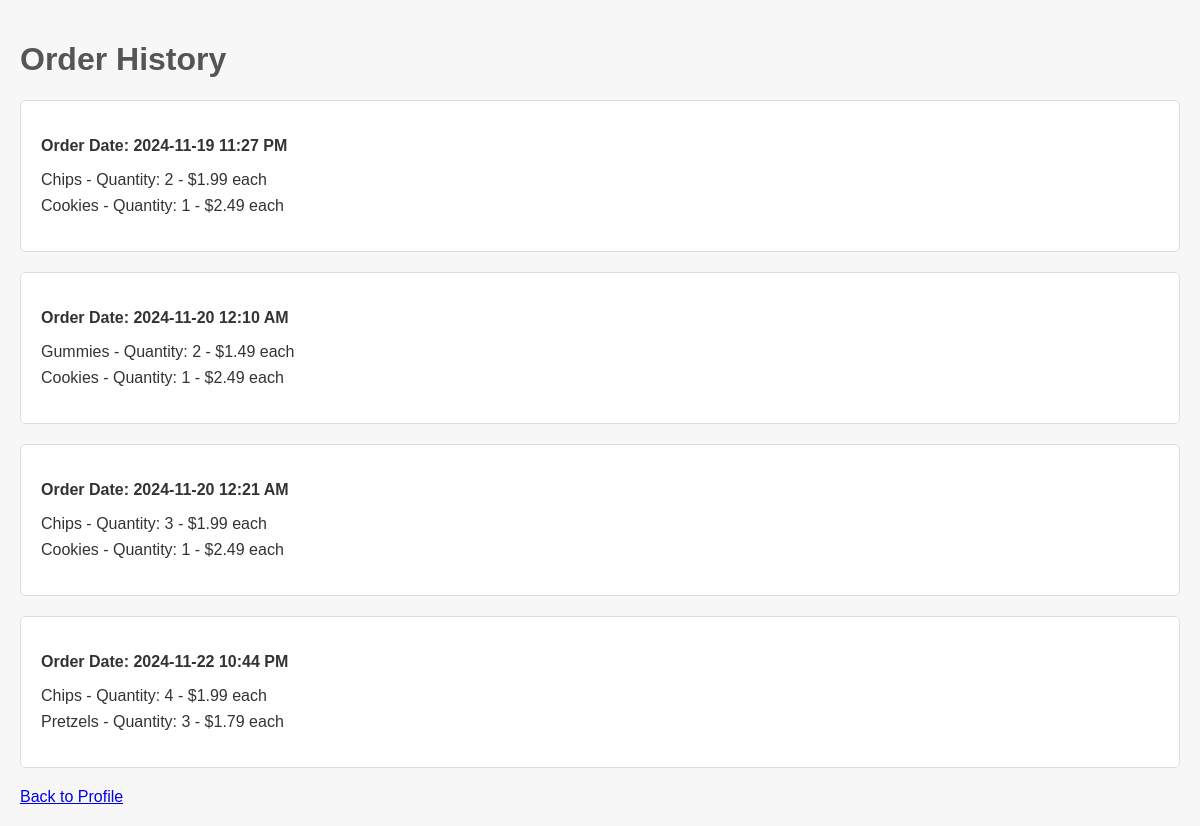
Page /order_history (signed in) on the committed database.
### application/app.py (models this page shows)
class Order(db.Model):
    id = db.Column(db.Integer, primary_key=True)
    user_id = db.Column(db.Integer, db.ForeignKey('user.id'), nullable=False)
    date = db.Column(db.DateTime, default=datetime.now)
    user = db.relationship('User', backref=db.backref('orders', lazy=True))
    order_items = db.relationship('OrderItem', backref='order', lazy=True)

class OrderItem(db.Model):
    id = db.Column(db.Integer, primary_key=True)
    order_id = db.Column(db.Integer, db.ForeignKey('order.id'), nullable=False)
    snack_id = db.Column(db.Integer, db.ForeignKey('snack.id'), nullable=False)
    quantity = db.Column(db.Integer, nullable=False)
    snack = db.relationship('Snack', backref=db.backref('order_items', lazy=True))

class Snack(db.Model):
    id = db.Column(db.Integer, primary_key=True)
    name = db.Column(db.String(100), nullable=False)
    description = db.Column(db.String(200), nullable=False)
    price = db.Column(db.Float, nullable=False)

### application/app.py (the view)
@app.route('/order_history')
def order_history():
    if 'user_id' in session:
        user_id = session['user_id']
        orders = Order.query.filter_by(user_id=user_id).all()
        return render_template('order_history.html', orders=orders)
    return redirect(url_for('login'))

### application/app.py (called while the page is built)
@app.before_request
def make_session_permanent():
    session.permanent = True

@app.teardown_request
def clear_session_on_teardown(exception=None):
    session.clear()

### application/templates/order_history.html (shortened to what this page needs)
<!doctype html>
<html lang="en">
<head>
</head>
<body>
    <h1>Order History</h1>
    {% if orders %}
        {% for order in orders %}
            <div class="order">
                <p class="order-date">Order Date: {{ order.date.strftime('%Y-%m-%d %I:%M %p') }}</p>
                <ul>
                {% for item in order.order_items %}
                    <li>{{ item.snack.name }} - Quantity: {{ item.quantity }} - ${{ item.snack.price }} each</li>
                {% endfor %}
                </ul>
            </div>
        {% endfor %}
    {% else %}
        <p>You have no past orders.</p>
    {% endif %}
    <a href="{{ url_for('profile') }}">Back to Profile</a>
</body>
</html>

### application/templates/order_history.html (style rules this page uses)
body { font-family: Arial, sans-serif; background-color: #f7f7f7; color: #333; margin: 0; padding: 20px; }
h1 { color: #555; }
.order { background: #fff; padding: 20px; border: 1px solid #ddd; border-radius: 5px; margin-bottom: 20px; }
.order-date { font-weight: bold; margin-bottom: 10px; }
ul { list-style-type: none; padding: 0; }
li { margin-bottom: 8px; }

### rows in the picture
Order: date "2024-11-19 11:27 PM"
OrderItem: snack.name "Chips", quantity "2", snack.price "1.99"
OrderItem: snack.name "Cookies", quantity "1", snack.price "2.49"
Order: date "2024-11-20 12:10 AM"
OrderItem: snack.name "Gummies", quantity "2", snack.price "1.49"
OrderItem: snack.name "Cookies", quantity "1", snack.price "2.49"
Order: date "2024-11-20 12:21 AM"
OrderItem: snack.name "Chips", quantity "3", snack.price "1.99"
OrderItem: snack.name "Cookies", quantity "1", snack.price "2.49"
Order: date "2024-11-22 10:44 PM"
OrderItem: snack.name "Chips", quantity "4", snack.price "1.99"
OrderItem: snack.name "Pretzels", quantity "3", snack.price "1.79"
